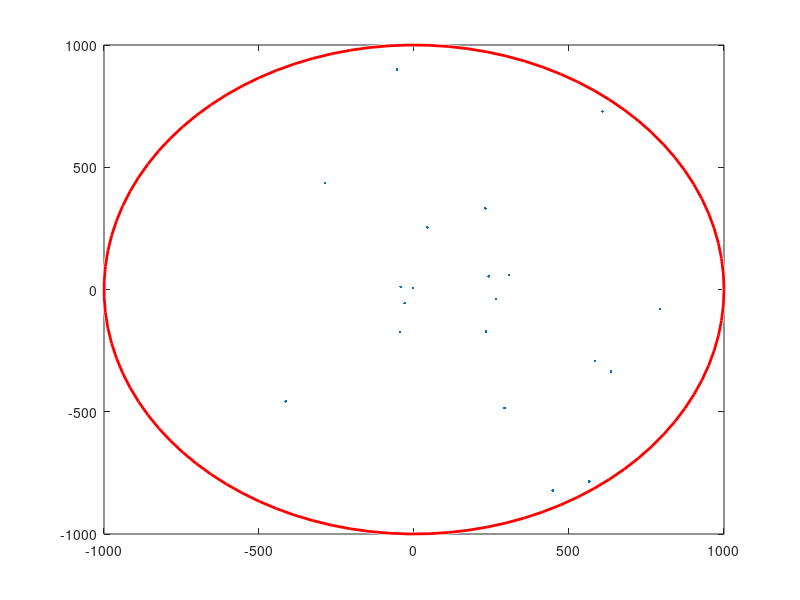

The MATLAB source for this figure: (Note: this script raises an error after producing the figure.)
% Create parameters and random users
Users = 20;
W = 20; % Bandwidth Mhz
Pdis = 20; % BS Sector Power Watios
P = Pdis/W; % Spectral power density W/Mhz
Radio = 1000; % Meters


k = 1.3806488e-23;
T = 290; % Temperature in Kelvin
F = 3.6e9; % Hz
c = 3e8; % Meters/second
lamda = c/F; % Meters
azimuth = 2*pi*rand(Users,1); % Radians
radio = Radio*rand(Users,1); % Meters
[x,y] = pol2cart(azimuth,radio);

figure
plot(x,y,'.')
hold on

viscircles([0 0],1000);

% Divide the cell in sectors
AreaUsers = zeros(Users,1);
rhosArea = cell(5,1);
for user = 1:Users
 if (azimuth(user) < 2*pi/5)
 AreaUsers(user) = 1;
 rhosArea{1} = [rhosArea{1} radio(user)];
 elseif ((azimuth(user) < 4*pi/5) && (azimuth(user) > 2*pi/5))
 AreaUsers(user) = 2;
 rhosArea{2} = [rhosArea{2} radio(user)];
 elseif((azimuth(user) < 6*pi/5) && (azimuth(user) > 4*pi/5))
 AreaUsers(user) = 3;
 rhosArea{3} = [rhosArea{3} radio(user)];
 elseif ((azimuth(user) < 8*pi/5) && (azimuth(user) > 6*pi/5))
 AreaUsers(user) = 4;
 rhosArea{4} = [rhosArea{4} radio(user)];
 elseif ((azimuth(user) < 10*pi/5) && (azimuth(user) > 8*pi/5))
 AreaUsers(user) = 5;
 rhosArea{5} = [rhosArea{5} radio(user)];
 end
end

% Sort the users in each sector by distance to the BS
rhosArea{1} = sort(rhosArea{1});
rhosArea{2} = sort(rhosArea{2});
rhosArea{3} = sort(rhosArea{3});
rhosArea{4} = sort(rhosArea{4});
rhosArea{5} = sort(rhosArea{5});

% Count users per sector
Users1 = 0;
Users2 = 0;
Users3 = 0;
Users4 = 0;
Users5 = 0;
for user = 1:Users
 if (AreaUsers(user) == 1)
 Users1 = Users1 + 1;
 elseif (AreaUsers(user) == 2)
 Users2 = Users2 + 1;
 elseif (AreaUsers(user) == 3)
 Users3 = Users3 + 1;
 elseif (AreaUsers(user) == 4)
 Users4 = Users4 + 1;
 elseif (AreaUsers(user) == 5)
 Users5 = Users5 + 1;
 end
end

UsersArea = [Users1 Users2 Users3 Users4 Users5];

% Calculate power coefficients for each area/sector (Max. 10users per sector) and bandwidth per user
% (OFDMA)
powers = cell(5,1);
bandwidths = zeros(5,1);
for area = 1:5
 if (UsersArea(area) == 1)
 power = Pdis/W;
 powers{area} = power;
 bandwidths(area) = W;
 
 elseif (UsersArea(area) == 2)
 syms P1 P2;
 eq1 = P2 == 2*P1;
 eq2 = Pdis == P1*20 + P2*20;
 eqs = [eq1 eq2];
 vars = [P1 P2];
 [sol1, sol2] = solve(eqs, vars);
 power = [sol1 sol2];
 powers{area} = power;
 bandwidths(area) = W/2;
 
 elseif (UsersArea(area) == 3)
 syms P1 P2 P3;
 eq1 = P2 == 2*P1;
 eq2 = Pdis == P1*20 + P2*20 + P3*20;
 eq3 = P3 == 2*(P2+P1);
 eqs = [eq1 eq2 eq3];
 vars = [P1 P2 P3];
 [sol1, sol2, sol3] = solve(eqs, vars);
 power = [sol1 sol2, sol3];
 powers{area} = power;
 bandwidths(area) = W/3;
 
 elseif (UsersArea(area) == 4)
 syms P1 P2 P3 P4;
 eq1 = P2 == 2*P1;
 eq2 = Pdis == P1*20 + P2*20 + P3*20 + P4*20;
 eq3 = P3 == 2*(P2+P1);
 eq4 = P4 == 2*(P3+P2+P1);
 eqs = [eq1 eq2 eq3 eq4];
 vars = [P1 P2 P3 P4];
 [sol1, sol2, sol3, sol4] = solve(eqs, vars);
 power = [sol1 sol2 sol3 sol4];
 powers{area} = power;
 bandwidths(area) = W/4;
 
 elseif (UsersArea(area) == 5)
 syms P1 P2 P3 P4 P5;
 eq1 = P2 == 2*P1;
 eq2 = Pdis == P1*20 + P2*20 + P3*20 + P4*20 + P5*20;
 eq3 = P3 == 2*(P2+P1);
 eq4 = P4 == 2*(P3+P2+P1);
 eq5 = P5 == 2*(P1+P2+P3+P4);
 eqs = [eq1 eq2 eq3 eq4 eq5];
 vars = [P1 P2 P3 P4 P5];
 [sol1, sol2, sol3, sol4, sol5] = solve(eqs, vars);
 power = [sol1 sol2 sol3 sol4 sol5];
 powers{area} = power;
 bandwidths(area) = W/5;
 
 elseif (UsersArea(area) == 6)    
 syms P1 P2 P3 P4 P5 P6;
 eq1 = P2 == 2*P1;
 eq2 = Pdis == P1*20 + P2*20 + P3*20 + P4*20 + P5*20 + P6*20;
 eq3 = P3 == 2*(P2+P1);
 eq4 = P4 == 2*(P3+P2+P1);
 eq5 = P5 == 2*(P1+P2+P3+P4);
 eq6 = P6 == 2*(P1+P2+P3+P4+P5);
 eqs = [eq1 eq2 eq3 eq4 eq5 eq6];
 vars = [P1 P2 P3 P4 P5 P6];
 [sol1, sol2, sol3, sol4, sol5, sol6] = solve(eqs, vars);
 power = [sol1 sol2 sol3 sol4 sol5 sol6];
 powers{area} = power;
 bandwidths(area) = W/6;
 
 elseif (UsersArea(area) == 7)
 syms P1 P2 P3 P4 P5 P6 P7;
 eq1 = P2 == 2*P1;
 eq2 = Pdis == P1*20 + P2*20 + P3*20 + P4*20 + P5*20 + P6* 20 + P7*20;
 eq3 = P3 == 2*(P2+P1);
 eq4 = P4 == 2*(P3+P2+P1);
 eq5 = P5 == 2*(P1+P2+P3+P4);
 eq6 = P6 == 2*(P1+P2+P3+P4+P5);
 eq7 = P7 == 2*(P1+P2+P3+P4+P5+P6);
 eqs = [eq1 eq2 eq3 eq4 eq5 eq6 eq7];
 vars = [P1 P2 P3 P4 P5 P6 P7];
 [sol1, sol2, sol3, sol4, sol5, sol6, sol7] = solve(eqs,vars);
 power = [sol1 sol2 sol3 sol4 sol5 sol6 sol7];
 powers{area} = power;
 bandwidths(area) = W/7;
 
 elseif (UsersArea(area) == 8)
 syms P1 P2 P3 P4 P5 P6 P7 P8;
 eq1 = P2 == 2*P1;
 eq2 = Pdis == P1*20 + P2*20 + P3*20 + P4*20 + P5*20 + P6*20 + P7*20 + P8*20;
 eq3 = P3 == 2*(P2+P1);
 eq4 = P4 == 2*(P3+P2+P1);
 eq5 = P5 == 2*(P1+P2+P3+P4);
 eq6 = P6 == 2*(P1+P2+P3+P4+P5);
 eq7 = P7 == 2*(P1+P2+P3+P4+P5+P6);
 eq8 = P8 == 2*(P1+P2+P3+P4+P5+P6+P7);
 eqs = [eq1 eq2 eq3 eq4 eq5 eq6 eq7 eq8];
 vars = [P1 P2 P3 P4 P5 P6 P7 P8];
 [sol1, sol2, sol3, sol4, sol5, sol6, sol7, sol8] =solve(eqs, vars);
 power = [sol1 sol2 sol3 sol4 sol5 sol6 sol7 sol8];
 powers{area} = power;
 bandwidths(area) = W/8;
 
 elseif (UsersArea(area) == 9)
 syms P1 P2 P3 P4 P5 P6 P7 P8 P9;
 eq1 = P2 == 2*P1;
 eq2 = Pdis == P1*20 + P2*20 + P3*20 + P4*20 + P5*20 + P6*20 + P7*20 +P8*20 + P9*20;
 eq3 = P3 == 2*(P2+P1);
 eq4 = P4 == 2*(P3+P2+P1);
 eq5 = P5 == 2*(P1+P2+P3+P4);
 eq6 = P6 == 2*(P1+P2+P3+P4+P5);
 eq7 = P7 == 2*(P1+P2+P3+P4+P5+P6);
 eq8 = P8 == 2*(P1+P2+P3+P4+P5+P6+P7);
 eq9 = P9 == 2*(P1+P2+P3+P4+P5+P6+P7+P8);
 eqs = [eq1 eq2 eq3 eq4 eq5 eq6 eq7 eq8 eq9];
 vars = [P1 P2 P3 P4 P5 P6 P7 P8 P9];
 [sol1, sol2, sol3, sol4, sol5, sol6, sol7, sol8, sol9] =solve(eqs, vars);
 power = [sol1 sol2 sol3 sol4 sol5 sol6 sol7 sol8 sol9];
 powers{area} = power;
 bandwidths(area) = W/9;
 
 elseif (UsersArea(area) == 10)
 syms P1 P2 P3 P4 P5 P6 P7 P8 P9 P10;
 eq1 = P2 == 2*P1;
 eq2 = Pdis == P1*20 + P2*20 + P3*20 + P4*20 + P5*20 + P6*20 + P7*20 +P8*20 + P9*20 + P10*20;
 eq3 = P3 == 2*(P2+P1);
 eq4 = P4 == 2*(P3+P2+P1);
 eq5 = P5 == 2*(P1+P2+P3+P4);
 eq6 = P6 == 2*(P1+P2+P3+P4+P5);
 eq7 = P7 == 2*(P1+P2+P3+P4+P5+P6);
 eq8 = P8 == 2*(P1+P2+P3+P4+P5+P6+P7);
 eq9 = P9 == 2*(P1+P2+P3+P4+P5+P6+P7+P8);
 eq10 = P10 == 2*(P1+P2+P3+P4+P5+P6+P7+P8+P9);
 eqs = [eq1 eq2 eq3 eq4 eq5 eq6 eq7 eq8 eq9 eq10];
 vars = [P1 P2 P3 P4 P5 P6 P7 P8 P9 P10];
 [sol1, sol2, sol3, sol4, sol5, sol6, sol7, sol8, sol9,sol10] = solve(eqs, vars);
 power = [sol1 sol2 sol3 sol4 sol5 sol6 sol7 sol8 sol9
sol10];
 powers{area} = power;
 bandwidths(area) = W/10;
 end
end

% Calculate SNR and capacity per user, then calculate total BS capacity
Cnoma = 0;
Cofdma = 0;
N = k*T;
for area = 1:5
 for user = 1:length(powers{area})
 SNR = P/(N*(4*pi*rhosArea{area}(user)/lamda)^2);
 Cofdma = Cofdma + bandwidths(area)*10^6*log2(1+SNR);
 if (user == 1)
 I = 0;
 SNR = (powers{area}(user)/(4*pi*rhosArea{area}(user)/lamda)^2)/(N+I/(4*pi*rhosArea{area}(user)/lamda)^2);
 Cnoma = Cnoma + (W*10^6*log2(1+SNR));
 
 elseif (user == 2)
 I = powers{area}(user-1);
 SNR = (powers{area}(user)/(4*pi*rhosArea{area}(user)/lamda)^2)/(N+I/(4*pi*rhosArea{area}(user)/lamda)^2);
 Cnoma = Cnoma + (W*10^6*log2(1+SNR));
 
 elseif (user == 3)
 
 I = powers{area}(user-1) + powers{area}(user-2);
 SNR = (powers{area}(user)/(4*pi*rhosArea{area}(user)/lamda)^2)/(N+I/(4*pi*rhosArea{area}(user)/lamda)^2);
 Cnoma = Cnoma + (W*10^6*log2(1+SNR));
 
 elseif (user == 4)    
 I = powers{area}(user-1) + powers{area}(user-2) + powers{area}(user-3);
 SNR = (powers{area}(user)/(4*pi*rhosArea{area}(user)/lamda)^2)/(N+I/(4*pi*rhosArea{area}(user)/lamda)^2);
 Cnoma = Cnoma + (W*10^6*log2(1+SNR));
 elseif (user == 5)
     
 I = powers{area}(user-1) + powers{area}(user-2) +powers{area}(user-3) + powers{area}(user-4);
 SNR = (powers{area}(user)/(4*pi*rhosArea{area}(user)/lamda)^2)/(N+I/(4*pi*rhosArea{area}(user)/lamda)^2);
 Cnoma = Cnoma + (W*10^6*log2(1+SNR));
 
 elseif (user == 6)
 I = powers{area}(user-1) + powers{area}(user-2) + powers{area}(user-3) + powers{area}(user-4) + powers{area}(user-5);
 SNR = (powers{area}(user)/(4*pi*rhosArea{area}(user)/lamda)^2)/(N+I/(4*pi*rhosArea{area}(user)/lamda)^2);
 Cnoma = Cnoma + (W*10^6*log2(1+SNR));
 
 elseif (user == 7)
 I = powers{area}(user-1) + powers{area}(user-2) +powers{area}(user-3) + powers{area}(user-4) + powers{area}(user-5) + powers{area}(user-6);
 SNR = (powers{area}(user)/(4*pi*rhosArea{area}(user)/lamda)^2)/(N+I/(4*pi*rhosArea{area}(user)/lamda)^2);
 Cnoma = Cnoma + (W*10^6*log2(1+SNR));
 
 elseif (user == 8)
 I = powers{area}(user-1) + powers{area}(user-2) +powers{area}(user-3) + powers{area}(user-4) + powers{area}(user-5) + powers{area}(user-6) + powers{area}(user-7);
 SNR = (powers{area}(user)/(4*pi*rhosArea{area}(user)/lamda)^2)/(N+I/(4*pi*rhosArea{area}(user)/lamda)^2);
 Cnoma = Cnoma + (W*10^6*log2(1+SNR));
 
 elseif (user == 9)
 I = powers{area}(user-1) + powers{area}(user-2) +powers{area}(user-3) + powers{area}(user-4) + powers{area}(user-5) + powers{area}(user-6) + powers{area}(user-7) +powers{area}(user-8);
 SNR = (powers{area}(user)/(4*pi*rhosArea{area}(user)/lamda)^2)/(N+I/(4*pi*rhosArea{area}(user)/lamda)^2);
 Cnoma = Cnoma + (W*log2(1+SNR));
 
 elseif (user == 10)
 I = powers{area}(user-1) + powers{area}(user-2) +powers{area}(user-3) + powers{area}(user-4) + powers{area}(user-5) + powers{area}(user-6) + powers{area}(user-7) +powers{area}(user-8) + powers{area}(user-9);
 SNR = (powers{area}(user)/(4*pi*rhosArea{area}(user)/lamda)^2)/(N+I/(4*pi*rhosArea{area}(user)/lamda)^2);
 Cnoma = Cnoma + (W*10^6*log2(1+SNR));
 end
 end
end

BaseTotalCapacityWithNOMA = double(Cnoma) 
BaseTotalCapacityWithOFDMA = double(Cofdma)


% Static power consumption (assumed to be 20 Watts as per your previous message)
P_static = 100; 

% Computing EE for NOMA
EE_NOMA = BaseTotalCapacityWithNOMA / (P_static + Pdis);  % Energy Efficiency for NOMA in bits/Joule

% Computing EE for OFDMA
EE_OFDMA = BaseTotalCapacityWithOFDMA / (P_static + Pdis);  % Energy Efficiency for OFDMA in bits/Joule

% Display results
fprintf('Energy Efficiency (EE) for NOMA: %e bits/Joule\n', EE_NOMA);
fprintf('Energy Efficiency (EE) for OFDMA: %e bits/Joule\n', EE_OFDMA);

% User count data
%power=20
%bandwidths=20
user_counts = [5, 10, 20, 35];

% Capacity data for NOMA and OFDMA
noma_capacity = [
    mean([3.0615e+09, 2.8598e+09, 2.8643e+09]),
    mean([2.8707e+09, 3.6496e+09, 2.8883e+09]),
    mean([3.8874e+09, 3.8286e+09, 4.0285e+09]),
    mean([3.9013e+09, 3.9132e+09, 4.2354e+09])
];
ofdma_capacity = [
    mean([3.0171e+09, 2.8511e+09, 2.8563e+09]),
    mean([2.8048e+09, 3.5271e+09, 2.8072e+09]),
    mean([3.6161e+09, 3.5435e+09, 3.6948e+09]),
    mean([3.6209e+09, 3.6376e+09, 3.7197e+09])
];

% Energy efficiency data for NOMA and OFDMA
noma_ee = [
    mean([2.551226e+07, 2.383190e+07, 2.386890e+07]),
    mean([2.392228e+07, 3.041352e+07, 2.406889e+07]),
    mean([3.239531e+07, 3.190500e+07, 3.357045e+07]),
    mean([3.251094e+07, 3.261000e+07, 3.529529e+07])
];
ofdma_ee = [
    mean([2.514267e+07, 2.375920e+07, 2.380282e+07]),
    mean([2.337369e+07, 2.939243e+07, 2.339312e+07]),
    mean([3.013380e+07, 2.952901e+07, 3.078960e+07]),
    mean([3.017399e+07, 3.031354e+07, 3.099747e+07])
];

% Plot the graphs
figure;

% Capacity vs. Number of Users
subplot(2, 1, 1);
plot(user_counts, noma_capacity, 'o-', 'LineWidth', 2);
hold on;
plot(user_counts, ofdma_capacity, 's-', 'LineWidth', 2);
xlabel('Number of Users');
ylabel('Capacity (bits/Joule)');
title('Capacity vs. Number of Users');
legend('NOMA Capacity', 'OFDMA Capacity');
grid on;

% Energy Efficiency vs. Number of Users
subplot(2, 1, 2);
plot(user_counts, noma_ee, 'o-', 'LineWidth', 2);
hold on;
plot(user_counts, ofdma_ee, 's-', 'LineWidth', 2);
xlabel('Number of Users');
ylabel('Energy Efficiency (bits/Joule)');
title('Energy Efficiency vs. Number of Users');
legend('NOMA EE', 'OFDMA EE');
grid on;

% Base Station power levels
%bandwidths=20
%user=20
powers = [1, 10, 50, 100];  

% Capacity data for NOMA and OFDMA
noma_capacity = [
    mean([3.5254e+09, 3.5002e+09, 3.5068e+09]),
    mean([3.7734e+09, 3.7644e+09, 3.9810e+09]),
    mean([4.1533e+09, 4.1703e+09, 4.1106e+09]),
    mean([4.2526e+09, 3.9837e+09, 4.4377e+09])
];

ofdma_capacity = [
    mean([3.1726e+09, 3.2609e+09, 3.1715e+09]),
    mean([3.5113e+09, 3.4990e+09, 3.5529e+09]),
    mean([3.7690e+09, 3.8798e+09, 3.8841e+09]),
    mean([3.9551e+09, 3.7413e+09, 4.0562e+09])
];

% Energy efficiency data for NOMA and OFDMA
noma_ee = [
    mean([3.490537e+07, 3.465567e+07, 3.472109e+07]),
    mean([3.430374e+07, 3.422205e+07, 3.619072e+07]),
    mean([2.768852e+07, 2.780220e+07, 2.740380e+07]),
    mean([2.126295e+07, 1.991841e+07, 2.218862e+07])
];

ofdma_ee = [
    mean([3.141195e+07, 3.228619e+07, 3.140091e+07]),
    mean([3.192135e+07, 3.180882e+07, 3.229866e+07]),
    mean([2.512652e+07, 2.586525e+07, 2.589414e+07]),
    mean([1.977573e+07, 1.870670e+07, 2.028096e+07])
];

% Plot the graphs
figure;

% Capacity vs. Power of Base Station
subplot(2,1,1);
plot(powers, noma_capacity, 'o-', 'LineWidth', 2);
hold on;
plot(powers, ofdma_capacity, 's-', 'LineWidth', 2);
xlabel('Power of BS (W)');
ylabel('Capacity (bits/Joule)');
title('Capacity vs. Power of BS');
legend('NOMA Capacity', 'OFDMA Capacity');
grid on;

% Energy Efficiency vs. Power of Base Station
subplot(2,1,2);
plot(powers, noma_ee, 'o-', 'LineWidth', 2);
hold on;
plot(powers, ofdma_ee, 's-', 'LineWidth', 2);
xlabel('Power of BS (W)');
ylabel('Energy Efficiency (bits/Joule)');
title('Energy Efficiency vs. Power of BS');
legend('NOMA EE', 'OFDMA EE');
grid on;

% Bandwidth data
%user=20
%power=20
bandwidths = [1.4, 10, 20, 50];

% Capacity data for NOMA and OFDMA
noma_capacity_data = [
    mean([2.7641e+08, 2.7925e+08, 2.6000e+08]),  % 1.4 MHz
    mean([1.9527e+09, 1.9169e+09, 1.8392e+09]),  % 10 MHz
    mean([3.9416e+09, 4.1281e+09, 3.9502e+09]),  % 20 MHz
    mean([9.8373e+09, 9.1528e+09, 1.0367e+10])   % 50 MHz
];
ofdma_capacity_data = [
    mean([2.7990e+08, 2.7719e+08, 2.7165e+08]),  % 1.4 MHz
    mean([1.8700e+09, 1.8498e+09, 1.8145e+09]),  % 10 MHz
    mean([3.6733e+09, 3.7090e+09, 3.6392e+09]),  % 20 MHz
    mean([8.6450e+09, 8.5781e+09, 8.8019e+09])   % 50 MHz
];

% Energy efficiency data for NOMA and OFDMA
noma_ee_data = [
    mean([2.303418e+06, 2.327102e+06, 2.166677e+06]),  % 1.4 MHz
    mean([1.627281e+07, 1.597386e+07, 1.532654e+07]),  % 10 MHz
    mean([3.284674e+07, 3.440051e+07, 3.291832e+07]),  % 20 MHz
    mean([8.197770e+07, 7.627293e+07, 8.639070e+07])   % 50 MHz
];
ofdma_ee_data = [
    mean([2.332466e+06, 2.309948e+06, 2.263779e+06]),  % 1.4 MHz
    mean([1.558320e+07, 1.541510e+07, 1.512046e+07]),  % 10 MHz
    mean([3.061085e+07, 3.090858e+07, 3.032667e+07]),  % 20 MHz
    mean([7.204201e+07, 7.148421e+07, 7.334955e+07])   % 50 MHz
];

% Plot the graphs for Capacity and Energy Efficiency
figure;

% Capacity vs. Bandwidth
subplot(2, 1, 1);
plot(bandwidths, noma_capacity_data, 'o-', 'LineWidth', 2);
hold on;
plot(bandwidths, ofdma_capacity_data, 's-', 'LineWidth', 2);
xlabel('Bandwidth (MHz)');
ylabel('Capacity (bits/Joule)');
title('Capacity vs. Bandwidth');
legend('NOMA Capacity', 'OFDMA Capacity');
grid on;

% Energy Efficiency vs. Bandwidth
subplot(2, 1, 2);
plot(bandwidths, noma_ee_data, 'o-', 'LineWidth', 2);
hold on;
plot(bandwidths, ofdma_ee_data, 's-', 'LineWidth', 2);
xlabel('Bandwidth (MHz)');
ylabel('Energy Efficiency (bits/Joule)');
title('Energy Efficiency vs. Bandwidth');
legend('NOMA EE', 'OFDMA EE');
grid on;

% Define the number of users and their corresponding improvements
users = [5, 10, 20, 35];
improvements = [0.7, 3, 8.3, 9.7];  % in percent

% Convert percentages to a decimal for plotting
improvements_decimal = improvements;

% Plot the improvements for NOMA over OFDMA
figure;
plot(users, improvements_decimal, '-o', 'DisplayName', 'Improvement of NOMA over OFDMA');
title('Improvement Number of Users');
xlabel('Number of Users');
ylabel('Improvement (bit/Joule)%');
legend show;
ylim([0 15]);

% Define the power and their corresponding improvements
power = [1, 10, 50, 100];
improvements = [9.4, 9, 7.8, 7.7];  % in percent

% Convert percentages to a decimal for plotting
improvements_decimal = improvements;

% Plot the improvements for NOMA over OFDMA
figure;
plot(power, improvements_decimal, '-o', 'DisplayName', 'Improvement of NOMA over OFDMA');
title('Improvement power');
xlabel('power');
ylabel('Improvement (bit/Joule)%');
legend show;
ylim([0 15]);
% Define the bandwidths and their corresponding improvements
bandwidths = [1.4, 10, 20, 50];
improvements = [-1.7, 2.79, 8.8, 12.7];  % in percent

% Convert percentages to a decimal for plotting
improvements_decimal = improvements;

% Plot the improvements for NOMA over OFDMA
figure;
plot(bandwidths, improvements_decimal, '-o', 'DisplayName', 'Improvement of NOMA over OFDMA');
title('Improvement bandwidths');
xlabel('bandwidths');
ylabel('Improvement (bit/Joule)%');
legend show;
ylim([-2 15]);